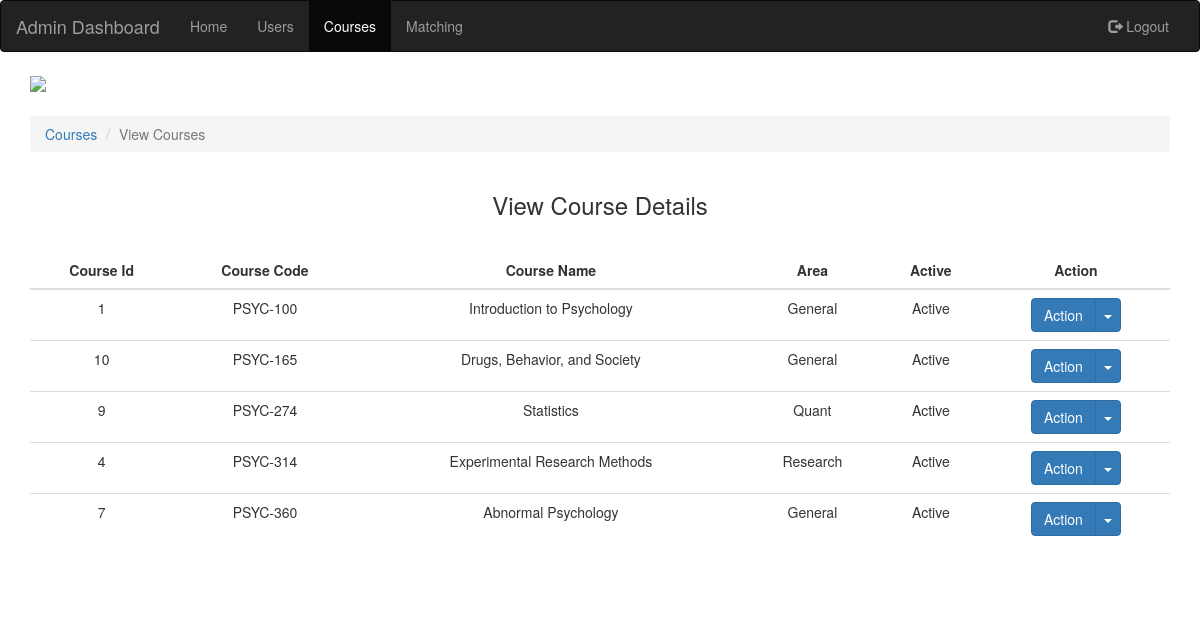
Before: /php/admin-view-courses.php with the older database file.
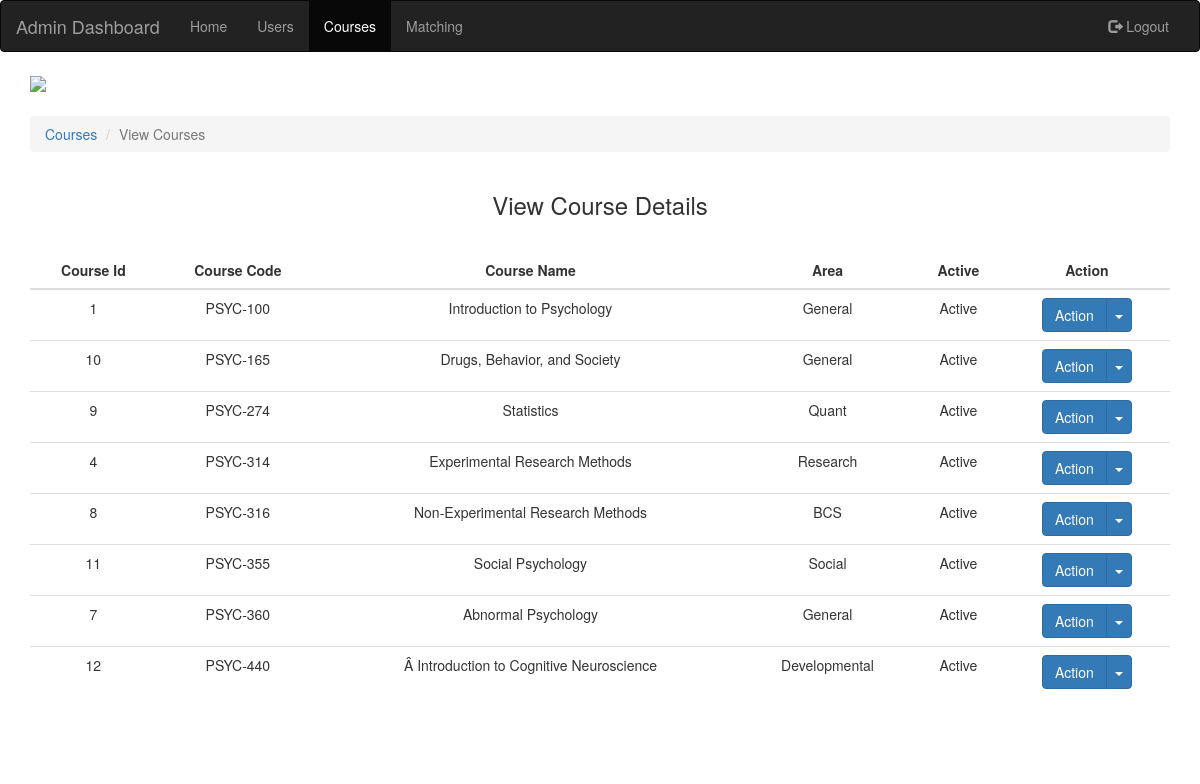
After: the same page with the newer database file.
### tables this page shows
CREATE TABLE IF NOT EXISTS `Course` (
  `Course_Id` int(11) NOT NULL AUTO_INCREMENT,
  `Course_Code` varchar(250) NOT NULL,
  `Course_Name` varchar(250) NOT NULL,
  `Area` varchar(250) NOT NULL,
  `IsActive` int(11) NOT NULL,
  `Number_Of_Half_TA` int(11) NOT NULL,
  `Number_Of_Full_TA` int(11) NOT NULL,
  PRIMARY KEY (`Course_Id`)
);

### php/admin-view-courses.php (the view, shortened to what this page needs)
<?php
	include('dbConnect.php');
?>
<!DOCTYPE HTML>
<html>
	<head>
		<link href="https://maxcdn.bootstrapcdn.com/bootstrap/3.3.7/css/bootstrap.min.css" rel="stylesheet">
		<link href="../css/admin.css" type="text/css" rel="stylesheet">
	</head>
	<body>
	<nav class="navbar navbar-inverse">
	  <div class="container-fluid">
	    <div class="navbar-header">
	      <a class="navbar-brand" href="../html/admin.html">Admin Dashboard</a>
	    </div>
	    <div class="collapse navbar-collapse" id="myNavbar">
	      <ul class="nav navbar-nav">
		<li><a href="../html/admin.html">Home</a></li>
		<li><a href="../html/admin-users.html">Users</a></li>
		<li class="active"><a href="../html/admin-courses.html">Courses</a></li>
		<li><a href="../html/admin-matching.html">Matching</a></li>
	      </ul>
	      <ul class="nav navbar-nav navbar-right">
		<li><a href="logout.php"><span class="glyphicon glyphicon-log-out"></span> Logout</a></li>
	      </ul>
	    </div>
	  </div>
	</nav>
	<div class="container">
		<div class="row">
			<div class="col-lg-12 col-md-12 col-xs-12 col-sm-12">
				<img src="../images/uscheader.png" style="width: 100%;"></img>
			</div>
			<div class="col-lg-12 col-md-12 col-xs-12 col-sm-12" style="margin-top: 2%;">
				<ol class="breadcrumb">
				  <li><a href="../html/admin-courses.html">Courses</a></li>
				  <li class="active">View Courses</li>
				</ol>
			</div>
			<div class="col-lg-12 col-md-12 col-xs-12 col-sm-12">
				<center><h3>View Course Details</h3><center>
			</div>
			<div class="col-lg-12 col-md-12 col-xs-12 col-sm-12" style="margin-top: 2%;">
			<?php
			$query1="SELECT * FROM `Course` ORDER BY Course_Code";
			$result1=mysqli_query($conn,$query1);
			$r=mysqli_num_rows($result1);
			if($r!=0)
			{
			?>
				<table class="table table-responsive ">
				    <thead>
					<tr>
					    <th><center>Course Id</center></th>
					    <th><center>Course Code</center></th>
					    <th><center>Course Name</center></th>
					    <th><center>Area</center></th>
					    <th><center>Active</center></th>
					    <th><center>Action</center></th>
					</tr>
				    </thead>
				    <tbody><?php
						while($row1 = mysqli_fetch_array($result1))
						{
							if($row1['IsActive']==1)
							{
								echo    "
								    <tr>
									<td><center>".$row1['Course_Id']."</center></td>
									<td><center>".$row1['Course_Code']."</center></td>
									<td><center>".$row1['Course_Name']."</center></td>
									<td><center>".$row1['Area']."</center></td>
									<td><center>Active</center></td>
									<td>
										<center>
										<div class='btn-group'>
										  <button type='button' class='btn btn-primary'>Action</button>
										  <button type='button' class='btn btn-primary dropdown-toggle' data-toggle='dropdown' aria-haspopup='true' aria-expanded='false'>
										    <span class='caret'></span>
										    <span class='sr-only'>Toggle Dropdown</span>
										  </button>
										  <ul class='dropdown-menu'>
										    <li><a href='admin-view-course-details.php?course_id=".$row1['Course_Id']."'>View</a></li>
										    <li role='separator' class='divider'></li>
										    <li><a href='admin-update-course-details.php?course_id=".$row1['Course_Id']."'>Update</a></li>
										    <li role='separator' class='divider'></li>
										    <li><a href='admin-deactivate-course.php?course_id=".$row1['Course_Id']."'>Deactivate</a></li>
										    <li role='separator' class='divider'></li>
										    <li>
										    <a type='submit' id='delete' name='submit' href='javascript:void(0);' onclick='confirmDelete(".$row1['Course_Id'].");'>Delete</a>
										  </ul>
										</div>
										</center>
									</td>
								    </tr>
								";
							}
						}
					?>
				   </tbody>
				</table>
				<br>
				<br>
				<?php
				}
				?>
			</div>
		</div>
	</div>
	</body>
</html>

Changed rows visible on the page:
added course: Course_Id "8", Course_Code "PSYC-316", Course_Name "Non-Experimental Research Methods", Area "BCS"
added course: Course_Id "11", Course_Code "PSYC-355", Course_Name "Social Psychology", Area "Social"
added course: Course_Id "12", Course_Code "PSYC-440", Course_Name "Â Introduction to Cognitive Neuroscience", Area "Developmental"
